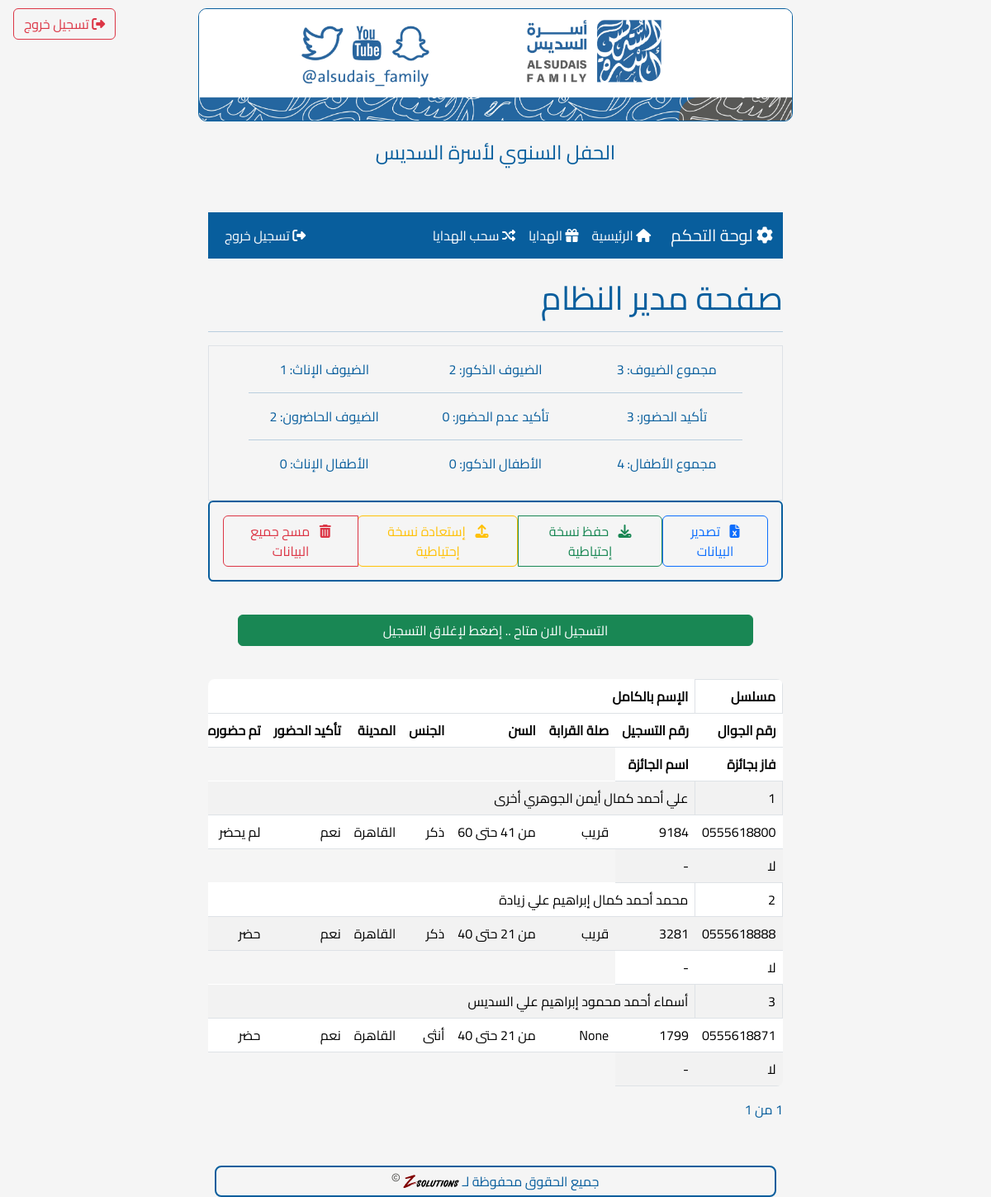
Before: /admin (signed in) with the older database file.
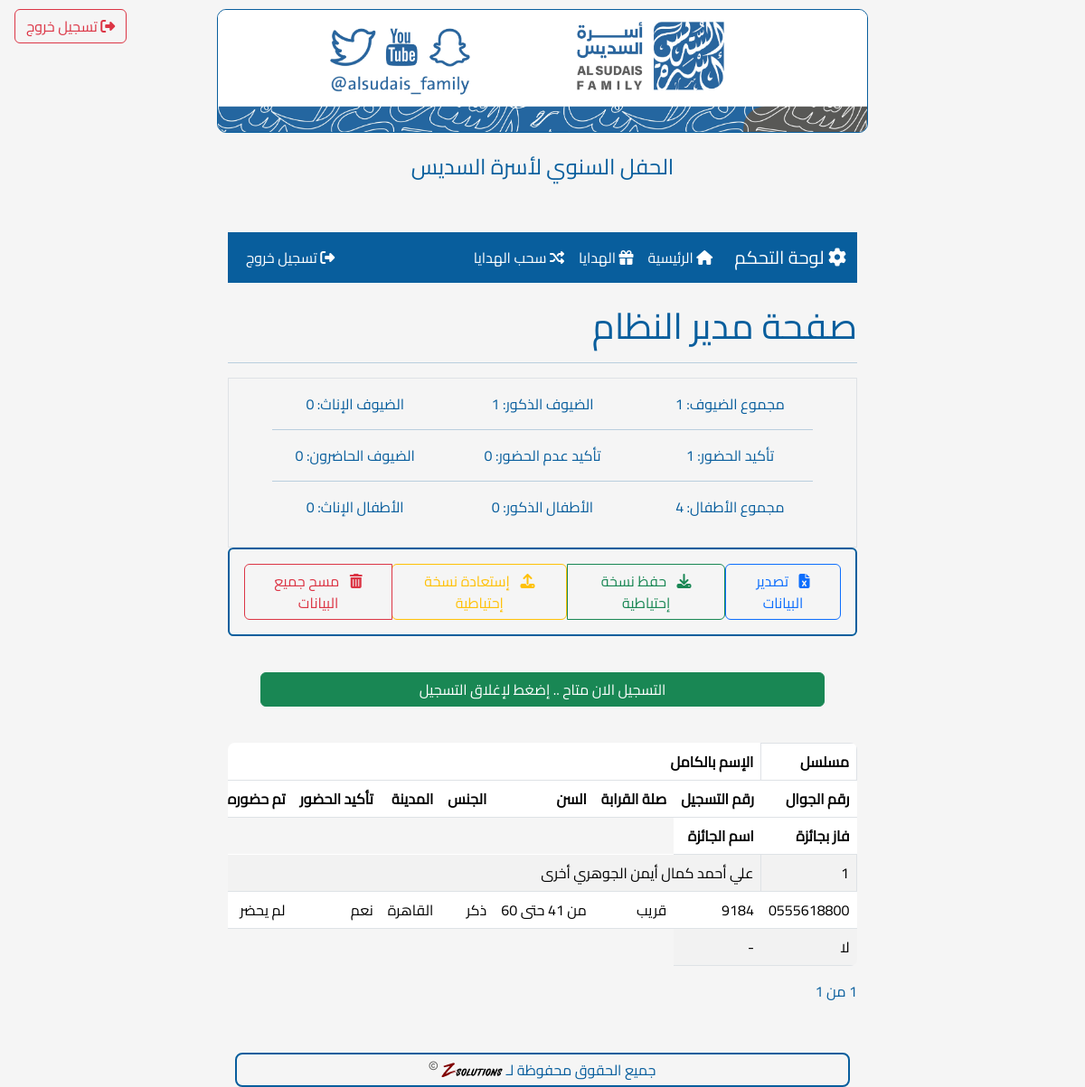
After: the same page with the newer database file.
### app.py (models this page shows)
class Registration(db.Model):
    __tablename__ = "registration"
    id = db.Column(db.Integer, primary_key=True, autoincrement=True)
    phone_number = db.Column(db.String(16), unique=True, nullable=False)
    first_name = db.Column(db.Text, nullable=False)
    family_name = db.Column(db.Text, nullable=False)
    father_name = db.Column(db.Text)
    first_grand_name = db.Column(db.Text)
    second_grand_name = db.Column(db.Text)
    third_grand_name = db.Column(db.Text)
    relation = db.Column(db.Text)
    age = db.Column(db.String(3))
    gender = db.Column(db.String(15))
    city = db.Column(db.Text)
    attendance = db.Column(db.Text, nullable=False)
    ideas = db.Column(db.Text)
    registration_number = db.Column(db.String(4), unique=True)
    prize_id = db.Column(db.Integer, db.ForeignKey("prize.id", name="fk_reg_prize_id"))
    is_attended = db.Column(db.Boolean, default=False)
    prize = db.relationship('Prize', backref='winner', lazy=True)

### app.py (the view)
@app.route("/admin/", methods=["GET"])
@app.route("/admin", methods=["GET"])
@role_required(['admin'])
def admin():
    page = request.args.get('page', 1, type=int)
    per_page = 10
    guests_query = Registration.query.outerjoin(Prize, Registration.prize_id == Prize.id)
    guests = guests_query.order_by(Registration.id.desc()).paginate(
        page=page, per_page=per_page, error_out=False
    )
    guests_count = guests_query.count()
    guest_attendance = guests_query.filter(
        Registration.attendance == "سوف أحضر باذن الله"
    ).count()
    guest_not_attendance = guests_query.filter(
        Registration.attendance == "أعتذر عن الحضور"
    ).count()
    guest_is_attended = guests_query.filter(Registration.is_attended.is_(True)).count()
    guest_male = guests_query.filter(Registration.gender == "ذكر").count()
    guest_female = guests_query.filter(Registration.gender == "أنثى").count()
    children_count = Children.query.count()
    children_male = Children.query.filter(Children.gender == "ذكر").count()
    children_female = Children.query.filter(Children.gender == "أنثى").count()
    close_registrations_form = CloseRegistrationForm()
    close_registrations = app.config["Close_Registrations"]
    return render_template(
        'admin.html',
        guests=guests,
        guests_count=guests_count,
        guest_attendance=guest_attendance,
        guest_not_attendance=guest_not_attendance,
        guest_is_attended=guest_is_attended,
        guest_male=guest_male,
        guest_female=guest_female,
        children_count=children_count,
        children_male=children_male,
        children_female=children_female,
        form=close_registrations_form,
        close_registrations=close_registrations,
    )

### app.py (called while the page is built)
def role_required(allowed_roles):
    def decorator(f):
        @wraps(f)
        def decorated_function(*args, **kwargs):
            if 'role' not in session:
                flash('يرجى تسجيل الدخول أولاً', 'error')
                if request.endpoint != 'admin_login':  # Prevent redirect loop
                    return redirect(url_for('admin_login'))
                return f(*args, **kwargs)
            if session['role'] not in allowed_roles:
                flash('غير مصرح لك بالوصول لهذه الصفحة', 'error')
                if session['role'] == 'receptionist':
                    return redirect(url_for('confirm_attendence'))
                return redirect(url_for('index'))
            return f(*args, **kwargs)
        return decorated_function
    return decorator

### templates/admin.html (shortened to what this page needs)
<!DOCTYPE html>
{% extends 'base.html' %}
{% block content %}
    {% include 'includes/logout_button.html' %}
    {% include 'includes/admin_navbar.html' %}
    <h1 class="col">صفحة مدير النظام</h1>
    <hr>
    <div class="border border-1 text-center px-5">
        <div class="row pt-3">
            <div class="col-md-4">
                    <p>مجموع الضيوف: {{guests_count}}</p>
            </div>
            <div class="col-md-4">
                    <p>الضيوف الذكور: {{guest_male}}</p>
            </div>
            <div class="col-md-4">
                    <p>الضيوف الإناث: {{guest_female}}</p>
            </div>
        </div>
        <hr class="p-0 m-0">
        <div class="row pt-3">
            <div class="col-md-4">
                    <p>تأكيد الحضور: {{guest_attendance}}</p>
            </div>
            <div class="col-md-4">
                    <p>تأكيد عدم الحضور: {{guest_not_attendance}}</p>
            </div>
            <div class="col-md-4">
                    <p>الضيوف الحاضرون: {{guest_is_attended}}</p>
            </div>
        </div>
        <hr class="p-0 m-0">
        <div class="row pt-3 pb-3">
            <div class="col-md-4">
                    <p>مجموع الأطفال: {{children_count}}</p>
            </div>
            <div class="col-md-4">
                    <p>الأطفال الذكور: {{children_male}}</p>
            </div>
            <div class="col-md-4">
                    <p>الأطفال الإناث: {{children_female}}</p>
            </div>
        </div>
    </div>
    <div class="border border-2 rounded p-3 mb-4" style="border-color: #085E9D !important;">
        <div class="d-flex justify-content-between align-items-center">
            <a href="{{ url_for('export_to_excel') }}" class="btn btn-outline-primary">
                <i class="fas fa-file-excel me-2"></i>
                تصدير البيانات
            </a>
            <div class="btn-group">
                <a href="{{ url_for('backup_db') }}" class="btn btn-outline-success">
                    <i class="fas fa-download me-2"></i>
                    حفظ نسخة إحتياطية
                </a>
                <form method="post" enctype="multipart/form-data" action="{{ url_for('upload_file') }}" class="d-inline">
                    <button type="button" class="btn btn-outline-warning" onclick="document.getElementById('file-upload').click();">
                        <i class="fas fa-upload me-2"></i>
                        إستعادة نسخة إحتياطية
                    </button>
                </form>
                <button type="button" class="btn btn-outline-danger" onclick="confirmClearData()">
                    <i class="fas fa-trash-alt me-2"></i>
                    مسح جميع البيانات
                </button>
            </div>
        </div>
    </div>
    <div>
        <form action="{{ url_for('admin') }}" method="post" class="py-3">
            <div class="row">
                {%if close_registrations%}
                <button type="submit" class="col btn btn-danger mx-5" name="reg_status_form">التسجيل الان مغلق .. إضغط لإتاحة التسجيل</button>
                {%else%}
                <button type="submit" class="col btn btn-success mx-5" name="reg_status_form">التسجيل الان متاح .. إضغط لإغلاق التسجيل</button>
                {%endif%}
            </div>
        </form>
    </div>
    <div class="table-responsive mt-4">
        <table class="table table-striped">
            <thead>
                <tr>
                    <th class="border border-1">مسلسل</th>
                    <th colspan="7">الإسم بالكامل</th>
                <tr>
                    <th>رقم الجوال</th>
                    <th>رقم التسجيل</th>
                    <th>صلة القرابة</th>
                    <th>السن</th>
                    <th>الجنس</th>
                    <th>المدينة</th>
                    <th>تأكيد الحضور</th>
                    <th>تم حضوره</th>
                </tr>
                <tr>
                    <th>فاز بجائزة</th>
                    <th>اسم الجائزة</th>
                </tr>
            </thead>
            <tbody>
                {% for guest in guests.items %}
                <tr>
                    <td class="border border-1">{{ loop.index }}</td>
                    <td colspan="7">{{ guest.first_name }} {{ guest.father_name }} {{ guest.first_grand_name }} {{ guest.second_grand_name }} {{ guest.third_grand_name }} {{ guest.family_name }}</td>
                </tr>
                <tr>
                    <td>{{ guest.phone_number }}</td>
                    <td>{{ guest.registration_number }}</td>
                    <td>{{ guest.relation }}</td>
                    <td>{{ guest.age|replace('سنة', '') }}</td>
                    <td>{{ guest.gender }}</td>
                    <td>{{ guest.city }}</td>
                    <td>{% if guest.attendance=='سوف أحضر باذن الله' %}نعم{% else %}أعتذر{%endif%}</td>
                    <td>{% if guest.is_attended %}حضر{% else %}لم يحضر{%endif%}</td>
                </tr>
                <tr>
                    <td>{% if guest.prize_id %}نعم{% else %}لا{%endif%}</td>
                    <td>{% if guest.prize_id %}{{ guest.prize.name }}{% else %}-{% endif %}</td>
                </tr>
                {% endfor %}
            </tbody>
        </table>
    </div>
    <div class="pagination">
        <span>{{ guests.page }} من {{ guests.pages }}</span>
    </div>
    <br>
{% endblock %}

### templates/base.html (shortened to what this page needs)
<!DOCTYPE html>
<html lang="ar" dir="rtl">
<head>
    <link rel="stylesheet" href="https://cdn.jsdelivr.net/npm/bootstrap@5.3.2/dist/css/bootstrap.rtl.min.css">
    <link rel="stylesheet" href="https://cdnjs.cloudflare.com/ajax/libs/font-awesome/6.5.1/css/all.min.css">
    <link rel="stylesheet" href="{{ url_for('static', filename='styles/mystyle.css') }}">
</head>
<body>
    <div class="page-wrapper d-flex flex-column h-100">
        <div class="content-wrapper flex-grow-1">
            <div class="header">
                <img src="/static/Header.jpg" alt="Header Image">
                <div class="welcome-message">الحفل السنوي لأسرة السديس</div>
            </div>
            <div class="container mt-4">
                {% block content %}{% endblock %}
            </div>
        </div>
        <div class="footer mt-auto">
            <p>جميع الحقوق محفوظة لـ <a href="https://thez.solutions/home" target="_blank"><img src="{{ url_for('static', filename='z_logo.svg') }}" alt="Z Solutions" style="height: 20px; vertical-align: middle;"></a> <i class="far fa-copyright" style="color: #585856; font-size: 0.6em; vertical-align: super;"></i></p>
        </div>
    </div>
</body>
</html>

### templates/includes/logout_button.html
{% if 'role' in session %}
<div class="position-fixed top-0 end-0 m-3">
    <a href="{{ url_for('admin_logout') }}" class="btn btn-outline-danger">
        <i class="fas fa-sign-out-alt"></i> تسجيل خروج
    </a>
</div>
{% endif %}

### templates/includes/admin_navbar.html (shortened to what this page needs)
{% if session.get('role') == 'admin' %}
<nav class="navbar navbar-expand-lg mb-4" style="background-color: #085E9D;">
    <div class="container">
        <a class="navbar-brand text-white" href="{{ url_for('admin') }}">
            <i class="fas fa-cog"></i> لوحة التحكم
        </a>
        <div class="collapse navbar-collapse" id="adminNavbar">
            <ul class="navbar-nav me-auto mb-2 mb-lg-0">
                <li class="nav-item">
                    <a class="nav-link text-white {% if request.endpoint == 'admin' %}active{% endif %}" href="{{ url_for('admin') }}">
                        <i class="fas fa-home"></i> الرئيسية
                    </a>
                </li>
                <li class="nav-item">
                    <a class="nav-link text-white {% if request.endpoint == 'list_prizes' %}active{% endif %}" href="{{ url_for('list_prizes') }}">
                        <i class="fas fa-gift"></i> الهدايا
                    </a>
                </li>
                <li class="nav-item">
                    <a class="nav-link text-white {% if request.endpoint == 'withdraw_prize' %}active{% endif %}" href="{{ url_for('withdraw_prize') }}">
                        <i class="fas fa-random"></i> سحب الهدايا
                    </a>
                </li>
            </ul>
            <ul class="navbar-nav">
                <li class="nav-item">
                    <a class="nav-link text-white" href="{{ url_for('admin_logout') }}" onclick="return confirm('هل أنت متأكد من تسجيل الخروج؟')">
                        <i class="fas fa-sign-out-alt"></i> تسجيل خروج
                    </a>
                </li>
            </ul>
        </div>
    </div>
</nav>
{% endif %}

### static/styles/mystyle.css (style rules this page uses)
* { font-family: 'Cairo-Regular', sans-serif; }
html, body { height: 100%; margin: 0; }
body { font-family: 'Cairo-Regular', sans-serif; background-color: whitesmoke; color: #085E9D; font-family: Arial, sans-serif; margin-left: auto; margin-right: auto; display: flex; flex-direction: column; }
.page-wrapper { min-height: 100vh; display: flex; flex-direction: column; }
.content-wrapper { flex: 1 0 auto; padding-bottom: 2rem; }
.footer { flex-shrink: 0; text-align: center; padding: 5px 0; margin: 0 20px 10px 20px; color: #085E9D; border-radius: 8px; border-width: 2px; border-color: #085E9D; border-style: solid; }
.footer p { margin: 0; line-height: 24px; }
.footer a { color: white; text-decoration: none; }
@media (min-width: 768px) { body { max-width: 60%; } }
.header { position: relative; width: 100%; margin-bottom: 20px; z-index: 1; padding-top: 10px; padding-bottom: 10px; text-align: center; }
.header img { max-width: 100%; min-height: 100px; border-radius: 10px; border-width: 1px; border-color: #085E9D; border-style: solid; }
.welcome-message { font-size: 24px; margin: 20px 0; }
.position-fixed.top-0.end-0 { z-index: 1000; position: absolute !important; margin-top: 10px !important; }
.table-responsive { display: block; width: 100%; overflow-x: auto; -webkit-overflow-scrolling: touch; margin-bottom: 1rem; border-radius: 8px; }
.table-responsive table { margin-bottom: 0; white-space: nowrap; }

Changed rows visible on the page:
removed Registration: first_name "محمد", father_name "أحمد", first_grand_name "كمال", second_grand_name "إبراهيم", third_grand_name "علي", family_name "زيادة", phone_number "0555618888", registration_number "3281", relation "قريب", age "من 21 حتى 40", gender "ذكر", city "القاهرة", shows "نعم", is_attended "حضر", shows "لا"
removed Registration: first_name "أسماء", father_name "أحمد", first_grand_name "محمود", second_grand_name "إبراهيم", third_grand_name "علي", family_name "السديس", phone_number "0555618871", registration_number "1799", relation "None", age "من 21 حتى 40", gender "أنثى", city "القاهرة", shows "نعم", is_attended "حضر", shows "لا"
Other visible differences:
{{ guests_count }}: "3" → "1"
{{ guest_male }}: "2" → "1"
{{ guest_female }}: "1" → "0"
{{ guest_attendance }}: "3" → "1"
{{ guest_is_attended }}: "2" → "0"
